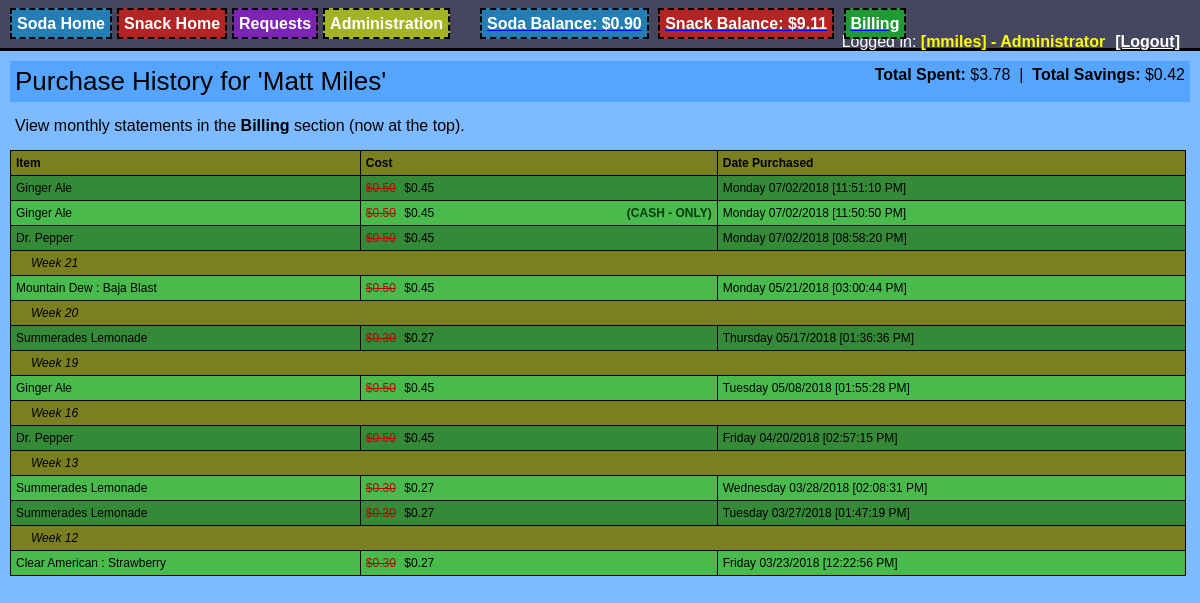
The app's page /purchase_history.php?type=Soda&name=Matt Miles&userid=1 (signed in) with its own data.
### tables this page shows
CREATE TABLE "Purchase_History" (
	`UserID`	INTEGER NOT NULL,
	`ItemID`	INTEGER NOT NULL,
	`Cost`	REAL,
	`Date`	TEXT,
	`DiscountCost`	REAL,
	`CashOnly`	INTEGER
);

CREATE TABLE "Item" (
	`ID`	integer PRIMARY KEY AUTOINCREMENT,
	`Name`	text,
	`Date`	text,
	`ChartColor`	text,
	`TotalCans`	integer,
	`BackstockQuantity`	integer,
	`ShelfQuantity`	integer,
	`Price`	real,
	`TotalIncome`	real,
	`TotalExpenses`	real,
	`DateModifed`	text,
	`DateModified`	text,
	`ModifyType`	text,
	`Retired`	INTEGER DEFAULT 0,
	`ImageURL`	TEXT,
	`ThumbURL`	TEXT,
	`UnitName`	TEXT,
	`Type`	TEXT,
	`DiscountPrice`	REAL,
	`Hidden`	INTEGER DEFAULT 0,
	`OutOfStock`	Integer,
	`OutOfStockDate`	Text,
	`OutOfStockReporter`	Text,
	`UnitNamePlural`	TEXT
);

### Mobile_Detect.php (called while the page is built, shortened)
<?php
class Mobile_Detect
{
    protected $userAgent = null;
    protected $httpHeaders = array();
    protected $detectionType = self::DETECTION_TYPE_MOBILE;
    protected static $mobileHeaders = array(
            'HTTP_ACCEPT'                  => array('matches' => array(
                                                                        'application/x-obml2d',
                                                                        'application/vnd.rim.html',
                                                                        'text/vnd.wap.wml',
                                                                        'application/vnd.wap.xhtml+xml'
                                            )),
            'HTTP_X_WAP_PROFILE'           => null,
            'HTTP_X_WAP_CLIENTID'          => null,
            'HTTP_WAP_CONNECTION'          => null,
            'HTTP_PROFILE'                 => null,
            'HTTP_X_OPERAMINI_PHONE_UA'    => null,
            'HTTP_X_NOKIA_GATEWAY_ID'      => null,
            'HTTP_X_ORANGE_ID'             => null,
            'HTTP_X_VODAFONE_3GPDPCONTEXT' => null,
            'HTTP_X_HUAWEI_USERID'         => null,
            'HTTP_UA_OS'                   => null,
            'HTTP_X_MOBILE_GATEWAY'        => null,
            'HTTP_X_ATT_DEVICEID'          => null,
            'HTTP_UA_CPU'                  => array('matches' => array('ARM')),
    );
    protected static $operatingSystems = array(
        'AndroidOS'         => 'Android',
        'BlackBerryOS'      => 'blackberry|\bBB10\b|rim tablet os',
        'PalmOS'            => 'PalmOS|avantgo|blazer|elaine|hiptop|palm|plucker|xiino',
        'SymbianOS'         => 'Symbian|SymbOS|Series60|Series40|SYB-[0-9]+|\bS60\b',
        'WindowsMobileOS'   => 'Windows CE.*(PPC|Smartphone|Mobile|[0-9]{3}x[0-9]{3})|Window Mobile|Windows Phone [0-9.]+|WCE;',
        'WindowsPhoneOS'   => 'Windows Phone 10.0|Windows Phone 8.1|Windows Phone 8.0|Windows Phone OS|XBLWP7|ZuneWP7|Windows NT 6.[23]; ARM;',
        'iOS'               => '\biPhone.*Mobile|\biPod|\biPad',
        'MeeGoOS'           => 'MeeGo',
        'MaemoOS'           => 'Maemo',
        'JavaOS'            => 'J2ME/|\bMIDP\b|\bCLDC\b',
        'webOS'             => 'webOS|hpwOS',
        'badaOS'            => '\bBada\b',
        'BREWOS'            => 'BREW',
    );
    protected static $browsers = array(
        'Chrome'          => '\bCrMo\b|CriOS|Android.*Chrome/[.0-9]* (Mobile)?',
        'Dolfin'          => '\bDolfin\b',
        'Opera'           => 'Opera.*Mini|Opera.*Mobi|Android.*Opera|Mobile.*OPR/[0-9.]+|Coast/[0-9.]+',
        'Skyfire'         => 'Skyfire',
        'Edge'             => 'Mobile Safari/[.0-9]* Edge',
        'IE'              => 'IEMobile|MSIEMobile',
        'Firefox'         => 'fennec|firefox.*maemo|(Mobile|Tablet).*Firefox|Firefox.*Mobile|FxiOS',
        'Bolt'            => 'bolt',
        'TeaShark'        => 'teashark',
        'Blazer'          => 'Blazer',
        'Safari'          => 'Version.*Mobile.*Safari|Safari.*Mobile|MobileSafari',
        'UCBrowser'       => 'UC.*Browser|UCWEB',
        'baiduboxapp'     => 'baiduboxapp',
        'baidubrowser'    => 'baidubrowser',
        'DiigoBrowser'    => 'DiigoBrowser',
        'Puffin'            => 'Puffin',
        'Mercury'          => '\bMercury\b',
        'ObigoBrowser' => 'Obigo',
        'NetFront' => 'NF-Browser',
        'GenericBrowser'  => 'NokiaBrowser|OviBrowser|OneBrowser|TwonkyBeamBrowser|SEMC.*Browser|FlyFlow|Minimo|NetFront|Novarra-Vision|MQQBrowser|MicroMessenger',
        'PaleMoon'        => 'Android.*PaleMoon|Mobile.*PaleMoon',
    );
    protected static $uaHttpHeaders = array(
        'HTTP_USER_AGENT',
        'HTTP_X_OPERAMINI_PHONE_UA',
        'HTTP_X_DEVICE_USER_AGENT',
        'HTTP_X_ORIGINAL_USER_AGENT',
        'HTTP_X_SKYFIRE_PHONE',
        'HTTP_X_BOLT_PHONE_UA',
        'HTTP_DEVICE_STOCK_UA',
        'HTTP_X_UCBROWSER_DEVICE_UA'
    );
    public function setHttpHeaders($httpHeaders = null)
    {
        if (!is_array($httpHeaders) || !count($httpHeaders)) {
            $httpHeaders = $_SERVER;
        }
        $this->httpHeaders = array();
        foreach ($httpHeaders as $key => $value) {
            if (substr($key, 0, 5) === 'HTTP_') {
                $this->httpHeaders[$key] = $value;
            }
        }
    }
    public function getMobileHeaders()
    {
        return self::$mobileHeaders;
    }
    public function getUaHttpHeaders()
    {
        return self::$uaHttpHeaders;
    }
    public function setCfHeaders($cfHeaders = null) {
        $response = false;
        return $response;
    }
    public function setUserAgent($userAgent = null)
    {
        if (false === empty($userAgent)) {
            return $this->userAgent = $userAgent;
        } else {
            $this->userAgent = null;
            foreach ($this->getUaHttpHeaders() as $altHeader) {
                if (false === empty($this->httpHeaders[$altHeader])) {
                    $this->userAgent .= $this->httpHeaders[$altHeader] . " ";
                }
            }
            if (!empty($this->userAgent)) {
                return $this->userAgent = trim($this->userAgent);
            }
        }
        return $this->userAgent = null;
    }
    public function getUserAgent()
    {
        return $this->userAgent;
    }
    public function setDetectionType($type = null)
    {
        $this->detectionType = $type;
    }
    public static function getMobileDetectionRules()
    {
        static $rules;
        if (!$rules) {
            $rules = array_merge(
                self::$phoneDevices,
                self::$tabletDevices,
                self::$operatingSystems,
                self::$browsers
            );
        }
        return $rules;
    }
    public function getRules()
    {
        if ($this->detectionType == self::DETECTION_TYPE_EXTENDED) {
            return self::getMobileDetectionRulesExtended();
        } else {
            return self::getMobileDetectionRules();
        }
    }
    public function checkHttpHeadersForMobile()
    {
        foreach ($this->getMobileHeaders() as $mobileHeader => $matchType) {
            if (isset($this->httpHeaders[$mobileHeader])) {
                if (is_array($matchType['matches'])) {
                    return false;
                } else {
                    return true;
                }
            }
        }
        return false;
    }
    protected function matchDetectionRulesAgainstUA($userAgent = null)
    {
        return false;
    }
    public function isMobile($userAgent = null, $httpHeaders = null)
    {
        if ($this->checkHttpHeadersForMobile()) {
            return true;
        } else {
            return $this->matchDetectionRulesAgainstUA();
        }
    }
    public function match($regex, $userAgent = null)
    {
        $match = (bool) preg_match(sprintf('#%s#is', $regex), (false === empty($userAgent) ? $userAgent : $this->userAgent), $matches);
        return $match;
    }
}

### purchase_history.php (the view, shortened to what this page needs)
<head>
<?php
    $db = new SQLite3("db/item.db");
    include("foodstock_functions.php");
    $isLoggedInAdmin = IsAdminLoggedIn();
    require_once 'Mobile_Detect.php';
    $detect = new Mobile_Detect;
    $device_type = ($detect->isMobile() ? ($detect->isTablet() ? 'tablet' : 'phone') : 'computer');
    $isMobile = $device_type == 'phone';
?>
<link rel="stylesheet" type="text/css" href="colorPicker.css"/>
<link rel="stylesheet" type="text/css" href="style.css"/>
<link rel="stylesheet" href="//code.jquery.com/ui/1.11.2/themes/smoothness/jquery-ui.css">
</head>
<?php
    if( $isMobile ) {
        echo "<body class='soda_body' style='display:inline-table;'>";
    } else {
        echo "<body class='soda_body'>";
    }
    include("login_bar.php");
    $itemType = $_GET['type'];
    if( $isLoggedInAdmin && isset($_GET['userid'] ) && isset($_GET['name'] )  ) {
        $userID = $_GET['userid'];
        $name = $_GET['name'];
    } else {
        $userID = $_SESSION['UserID'];
        $name = $_SESSION['FirstName'];
    }
    echo "<div class='soda_popout'  style='margin:10px; padding:5px;'><span style='font-size:26px;'>Purchase History for '$name'</span> <span style='font-size:0.8em;'></span>";
    $totalSavings = 0.0;
    $totalBalance = 0.0;
    $results = $db->query("SELECT p.Cost, p.DiscountCost FROM Purchase_History p JOIN Item i on p.itemID = i.ID WHERE p.UserID = $userID AND i.Type='$itemType'");
    while ($row = $results->fetchArray()) {
        if( $row['DiscountCost'] != "" ) {
            $totalSavings += ($row['Cost'] - $row['DiscountCost']);
            $totalBalance += $row['DiscountCost'];
        } else {
            $totalBalance += $row['Cost'];
        }
    }
    echo  "<span style='float:right;'><b>Total Spent:</b> $". number_format($totalBalance,2) . "&nbsp;&nbsp;|&nbsp;&nbsp;<b>Total Savings:</b> $" . number_format($totalSavings, 2) . "</span>";
    echo "</div>";
    echo "<div style='margin:10px; padding:5px;'>";
    echo "View monthly statements in the <b>Billing</b> section (now at the top).";
    echo "</div>";
    echo "<div id='restock_all'>";
    echo "<table style='font-size:12; border-collapse:collapse; margin:10px; width:98%'>";
    echo "<thead><tr class='table_header'>";
    echo "<th style='padding:5px; border:1px #000 solid;' align='left'>Item</th>";
    echo "<th style='padding:5px; border:1px #000 solid;' align='left'>Cost</th>";
    echo "<th style='padding:5px; border:1px #000 solid;' align='left'>Date Purchased</th>";
    echo "</tr></thead>";
    $rowClass = "odd";
    $results = $db->query("SELECT i.Name, p.Cost, p.DiscountCost, p.Date, p.UserID, p.CashOnly FROM Purchase_History p JOIN Item i on p.itemID = i.ID WHERE p.UserID = $userID AND i.Type='$itemType' ORDER BY p.Date DESC");
    $currentWeek = "";
    while ($row = $results->fetchArray()) {
        $date_object = DateTime::createFromFormat('Y-m-d H:i:s', $row['Date']);
        $weekOfPurchase = $date_object->format('W');
        if( $currentWeek == "" ) {
            $currentWeek = $weekOfPurchase;
        } else {
            if( $currentWeek != $weekOfPurchase ) {
                echo "<tr>";
                echo "<td style='padding:5px; font-style:italic; padding-left: 20px; border:1px #000 solid; background-color:#7a8020;' colspan='3'>";
                echo "Week " . $weekOfPurchase;
                echo "</td>";
                echo "</tr>";
                $currentWeek = $weekOfPurchase;
            }
        }
        echo "<tr class='$rowClass'>";
        echo "<td style='padding:5px; border:1px #000 solid;'>" . $row['Name'] . "</td>";
        $costDisplay = "";
        if( $row['DiscountCost'] != "" ) {
            $costDisplay = "<span class='red_price'>$" . number_format($row['Cost'], 2) . "</span> $" . number_format($row['DiscountCost'],2);
        } else {
            $costDisplay = "$" . number_format($row['Cost'], 2);
        }
        if( $row['CashOnly'] == 1 ) {
            $costDisplay = $costDisplay . "<span style='float:right; font-weight: bold; color:#023e0c;'>(CASH - ONLY)</span>";
        }
        echo "<td style='padding:5px; border:1px #000 solid;'>" . $costDisplay ."</td>";
        echo "<td style='padding:5px; border:1px #000 solid;'>" . $date_object->format('l m/d/Y  [h:i:s A]') . "</td>";
        echo "</tr>";
        if( $rowClass == "odd" ) { $rowClass = "even"; } else { $rowClass = "odd"; }
    }
        echo "</table>";
    echo "</div>";
?>
</body>

### style.css (style rules this page uses)
body { font-family: Helvetica, Arial, Sans-Serif; margin:0 auto; width:100%; height:100%; padding:0; background-color:#7EBAFF; }
.soda_body { background-color:#7EBAFF; }
.soda_popout { background-color: #55a4ff; }
.table_header { background-color: #7a8020; font-weight:bold; }
.odd { background-color: #358a37; }
.even { background-color: #49bb4c; }
.red_price { color:#b50505; text-decoration:line-through; margin-right:5px; }

### records on screen
purchase_history: ItemID.Name "Ginger Ale", Cost "0.50", DiscountCost "0.45", Date "Monday 07/02/2018 [11:51:10 PM]"
purchase_history: ItemID.Name "Ginger Ale", Cost "0.50", DiscountCost "0.45", Date "Monday 07/02/2018 [11:50:50 PM]"
purchase_history: ItemID.Name "Dr. Pepper", Cost "0.50", DiscountCost "0.45", Date "Monday 07/02/2018 [08:58:20 PM]"
purchase_history: Date "21", ItemID.Name "Mountain Dew : Baja Blast", Cost "0.50", DiscountCost "0.45", Date "Monday 05/21/2018 [03:00:44 PM]"
purchase_history: Date "20", ItemID.Name "Summerades Lemonade", Cost "0.30", DiscountCost "0.27", Date "Thursday 05/17/2018 [01:36:36 PM]"
purchase_history: Date "19", ItemID.Name "Ginger Ale", Cost "0.50", DiscountCost "0.45", Date "Tuesday 05/08/2018 [01:55:28 PM]"
purchase_history: Date "16", ItemID.Name "Dr. Pepper", Cost "0.50", DiscountCost "0.45", Date "Friday 04/20/2018 [02:57:15 PM]"
purchase_history: Date "13", ItemID.Name "Summerades Lemonade", Cost "0.30", DiscountCost "0.27", Date "Wednesday 03/28/2018 [02:08:31 PM]"
purchase_history: ItemID.Name "Summerades Lemonade", Cost "0.30", DiscountCost "0.27", Date "Tuesday 03/27/2018 [01:47:19 PM]"
purchase_history: Date "12", ItemID.Name "Clear American : Strawberry", Cost "0.30", DiscountCost "0.27", Date "Friday 03/23/2018 [12:22:56 PM]"

### other values on screen
$_SESSION['SodaBalance'] "0.90"
$_SESSION['SnackBalance'] "9.11"
$_SESSION['UserName'] "mmiles"
$name "Matt Miles"
$totalBalance "3.78"
$totalSavings "0.42"
